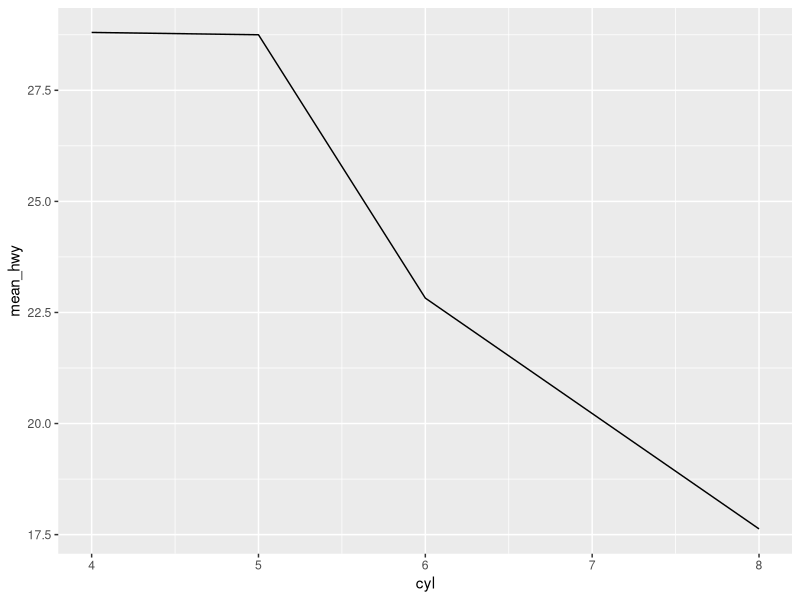
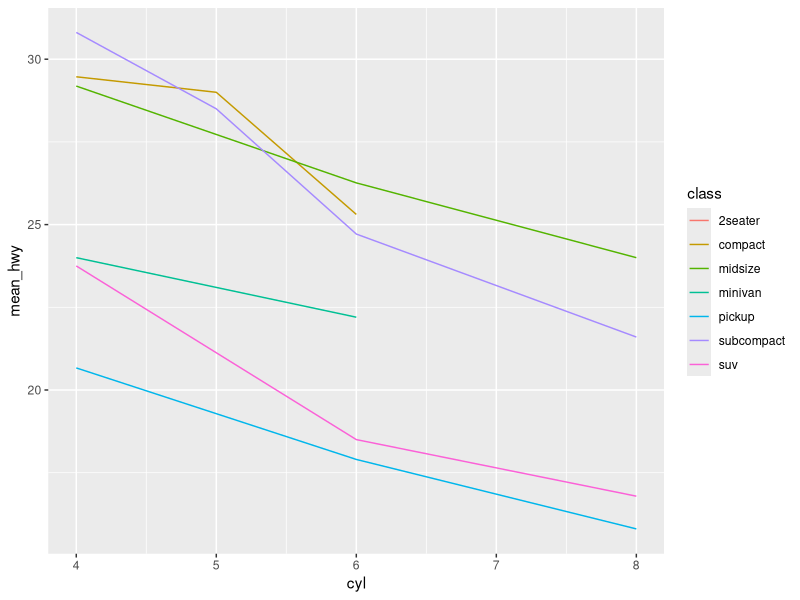
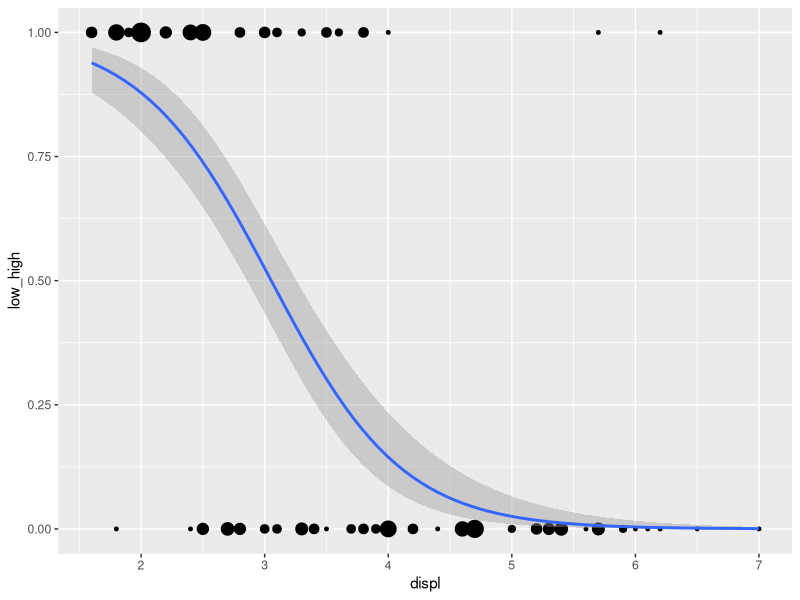
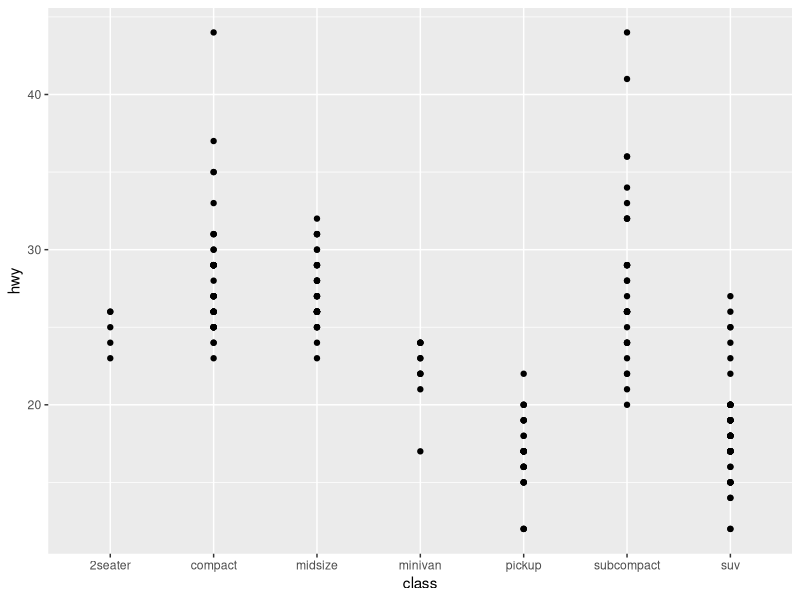
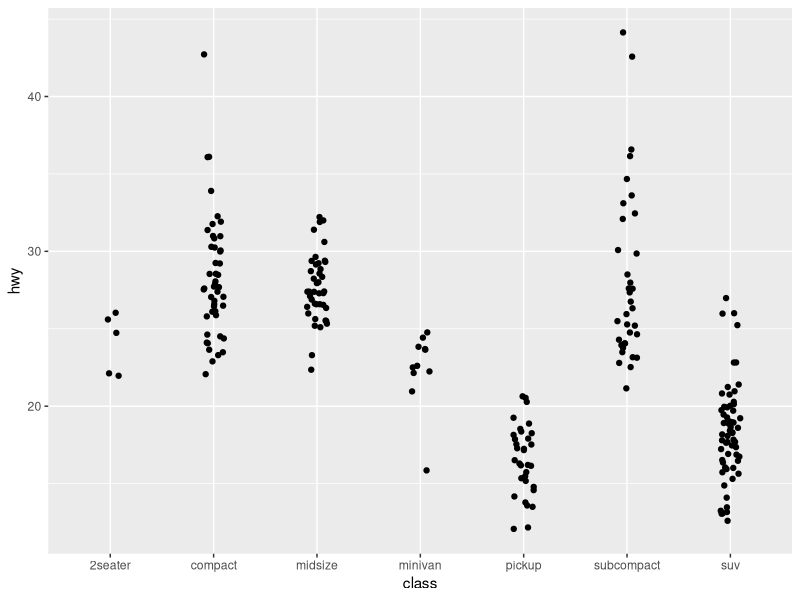
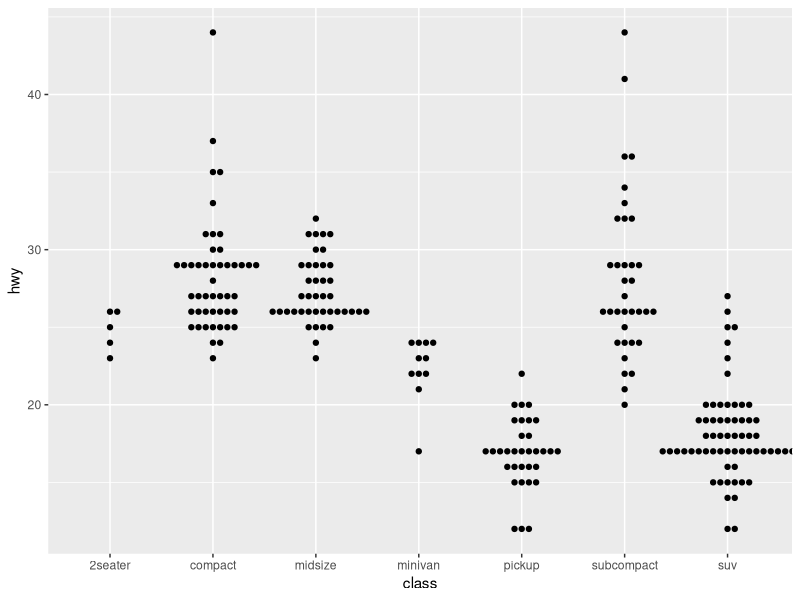

Reproduce these figures in R, in order.
## ---- chunk 1
library(tidyverse)
mpg |> 
  group_by(cyl) |> 
  summarise(mean_hwy = mean(hwy)) |> 
  ggplot(aes(x = cyl, y = mean_hwy)) +
  geom_line()
## ---- chunk 2
mpg |> 
  group_by(cyl, class) |> 
  summarise(mean_hwy = mean(hwy)) |> 
  ggplot(aes(x = cyl, y = mean_hwy, color = class)) +
  geom_line()
## ---- chunk 3
mpg |> 
  mutate(low_high = ifelse(hwy > 25, 1, 0)) |> 
  ggplot(aes(x = displ, y = low_high)) +
  geom_count(show.legend = FALSE) +
  geom_smooth(method = "glm", formula = y ~ x, method.args = list(family = "binomial"))
## ---- chunk 4
mpg |> 
  ggplot(aes(x = class, y = hwy)) +
  geom_point()
mpg |> 
  ggplot(aes(x = class, y = hwy)) +
  geom_jitter(width = 0.1, height = 2)
## ---- chunk 5
library(ggbeeswarm)
mpg |> 
  ggplot(aes(x = class, y = hwy)) +
  geom_beeswarm()
